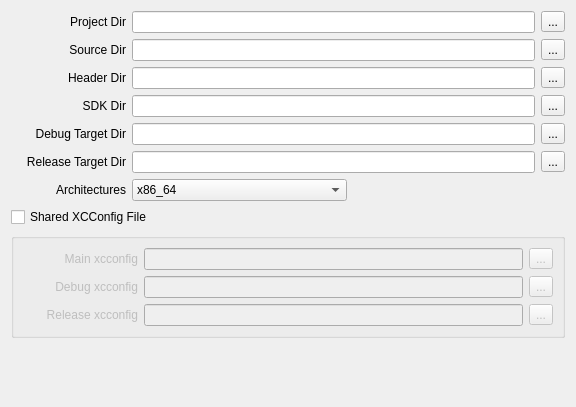
      <widget class="QWidget" name="macTab">
       <attribute name="title">
        <string>Mac</string>
       </attribute>
       <layout class="QGridLayout" name="gridLayout_5">
        <item row="0" column="0">
         <layout class="QVBoxLayout" name="verticalLayout_7">
          <item>
           <layout class="QVBoxLayout" name="verticalLayout_5">
            <item>
             <layout class="QHBoxLayout" name="horizontalLayout_8">
              <item>
               <widget class="QLabel" name="label_4">
                <property name="sizePolicy">
                 <sizepolicy hsizetype="Fixed" vsizetype="Preferred">
                  <horstretch>0</horstretch>
                  <verstretch>0</verstretch>
                 </sizepolicy>
                </property>
                <property name="minimumSize">
                 <size>
                  <width>115</width>
                  <height>0</height>
                 </size>
                </property>
                <property name="toolTip">
                 <string>&lt;html&gt;&lt;head/&gt;&lt;body&gt;&lt;pre style=&quot; margin-top:0px; margin-bottom:0px; margin-left:0px; margin-right:0px; -qt-block-indent:0; text-indent:0px; line-height:24px; background-color:#282a36;&quot;&gt;&lt;span style=&quot; font-family:'Menlo','Monaco','Courier New','monospace'; font-size:16px; color:#f1fa8c;&quot;&gt;An absolute path to the directory where the Mac project file will be saved.&lt;/span&gt;&lt;/pre&gt;&lt;/body&gt;&lt;/html&gt;</string>
                </property>
                <property name="text">
                 <string>Project Dir</string>
                </property>
                <property name="alignment">
                 <set>Qt::AlignRight|Qt::AlignTrailing|Qt::AlignVCenter</set>
                </property>
               </widget>
              </item>
              <item>
               <widget class="QLineEdit" name="macProjectDir"/>
              </item>
              <item>
               <widget class="QToolButton" name="macProjectDirChooser">
                <property name="text">
                 <string>...</string>
                </property>
               </widget>
              </item>
             </layout>
            </item>
            <item>
             <layout class="QHBoxLayout" name="horizontalLayout_9">
              <item>
               <widget class="QLabel" name="label_8">
                <property name="sizePolicy">
                 <sizepolicy hsizetype="Fixed" vsizetype="Preferred">
                  <horstretch>0</horstretch>
                  <verstretch>0</verstretch>
                 </sizepolicy>
                </property>
                <property name="minimumSize">
                 <size>
                  <width>115</width>
                  <height>0</height>
                 </size>
                </property>
                <property name="toolTip">
                 <string>&lt;html&gt;&lt;head/&gt;&lt;body&gt;&lt;pre style=&quot; margin-top:0px; margin-bottom:0px; margin-left:0px; margin-right:0px; -qt-block-indent:0; text-indent:0px; line-height:24px; background-color:#282a36;&quot;&gt;&lt;span style=&quot; font-family:'Menlo','Monaco','Courier New','monospace'; font-size:16px; color:#f1fa8c;&quot;&gt;The relative (from the Mac project file) or absolute path to the source code directory.&lt;/span&gt;&lt;/pre&gt;&lt;/body&gt;&lt;/html&gt;</string>
                </property>
                <property name="text">
                 <string>Source Dir</string>
                </property>
                <property name="alignment">
                 <set>Qt::AlignRight|Qt::AlignTrailing|Qt::AlignVCenter</set>
                </property>
               </widget>
              </item>
              <item>
               <widget class="QLineEdit" name="macSourceDir"/>
              </item>
              <item>
               <widget class="QToolButton" name="macSourceDirChooser">
                <property name="text">
                 <string>...</string>
                </property>
               </widget>
              </item>
             </layout>
            </item>
            <item>
             <layout class="QHBoxLayout" name="horizontalLayout_10">
              <item>
               <widget class="QLabel" name="label_9">
                <property name="sizePolicy">
                 <sizepolicy hsizetype="Fixed" vsizetype="Preferred">
                  <horstretch>0</horstretch>
                  <verstretch>0</verstretch>
                 </sizepolicy>
                </property>
                <property name="minimumSize">
                 <size>
                  <width>115</width>
                  <height>0</height>
                 </size>
                </property>
                <property name="toolTip">
                 <string>&lt;html&gt;&lt;head/&gt;&lt;body&gt;&lt;pre style=&quot; margin-top:0px; margin-bottom:0px; margin-left:0px; margin-right:0px; -qt-block-indent:0; text-indent:0px; line-height:24px; background-color:#282a36;&quot;&gt;&lt;span style=&quot; font-family:'Menlo','Monaco','Courier New','monospace'; font-size:16px; color:#f1fa8c;&quot;&gt;Where generated header files should be saved.&lt;/span&gt;&lt;/pre&gt;&lt;/body&gt;&lt;/html&gt;</string>
                </property>
                <property name="text">
                 <string>Header Dir</string>
                </property>
                <property name="alignment">
                 <set>Qt::AlignRight|Qt::AlignTrailing|Qt::AlignVCenter</set>
                </property>
               </widget>
              </item>
              <item>
               <widget class="QLineEdit" name="macHeaderDir"/>
              </item>
              <item>
               <widget class="QToolButton" name="macHeaderDirChooser">
                <property name="text">
                 <string>...</string>
                </property>
               </widget>
              </item>
             </layout>
            </item>
            <item>
             <layout class="QHBoxLayout" name="horizontalLayout_11">
              <item>
               <widget class="QLabel" name="label_10">
                <property name="sizePolicy">
                 <sizepolicy hsizetype="Fixed" vsizetype="Preferred">
                  <horstretch>0</horstretch>
                  <verstretch>0</verstretch>
                 </sizepolicy>
                </property>
                <property name="minimumSize">
                 <size>
                  <width>115</width>
                  <height>0</height>
                 </size>
                </property>
                <property name="toolTip">
                 <string>&lt;html&gt;&lt;head/&gt;&lt;body&gt;&lt;pre style=&quot; margin-top:0px; margin-bottom:0px; margin-left:0px; margin-right:0px; -qt-block-indent:0; text-indent:0px; line-height:24px; background-color:#282a36;&quot;&gt;&lt;span style=&quot; font-family:'Menlo','Monaco','Courier New','monospace'; font-size:16px; color:#f1fa8c;&quot;&gt;The relative (from the Mac project file) or absolute path to the SDK directory.&lt;/span&gt;&lt;/pre&gt;&lt;/body&gt;&lt;/html&gt;</string>
                </property>
                <property name="text">
                 <string>SDK Dir</string>
                </property>
                <property name="alignment">
                 <set>Qt::AlignRight|Qt::AlignTrailing|Qt::AlignVCenter</set>
                </property>
               </widget>
              </item>
              <item>
               <widget class="QLineEdit" name="macSDKDir"/>
              </item>
              <item>
               <widget class="QToolButton" name="macSDKDirChooser">
                <property name="text">
                 <string>...</string>
                </property>
               </widget>
              </item>
             </layout>
            </item>
            <item>
             <layout class="QHBoxLayout" name="horizontalLayout_12">
              <item>
               <widget class="QLabel" name="label_11">
                <property name="sizePolicy">
                 <sizepolicy hsizetype="Fixed" vsizetype="Preferred">
                  <horstretch>0</horstretch>
                  <verstretch>0</verstretch>
                 </sizepolicy>
                </property>
                <property name="minimumSize">
                 <size>
                  <width>115</width>
                  <height>0</height>
                 </size>
                </property>
                <property name="toolTip">
                 <string>&lt;html&gt;&lt;head/&gt;&lt;body&gt;&lt;pre style=&quot; margin-top:0px; margin-bottom:0px; margin-left:0px; margin-right:0px; -qt-block-indent:0; text-indent:0px; line-height:24px; background-color:#282a36;&quot;&gt;&lt;span style=&quot; font-family:'Menlo','Monaco','Courier New','monospace'; font-size:16px; color:#f1fa8c;&quot;&gt;The relative (from the Mac project file) or absolute path to the debug target directory.&lt;/span&gt;&lt;/pre&gt;&lt;/body&gt;&lt;/html&gt;</string>
                </property>
                <property name="text">
                 <string>Debug Target Dir</string>
                </property>
                <property name="alignment">
                 <set>Qt::AlignRight|Qt::AlignTrailing|Qt::AlignVCenter</set>
                </property>
               </widget>
              </item>
              <item>
               <widget class="QLineEdit" name="macDebugTargetDir"/>
              </item>
              <item>
               <widget class="QToolButton" name="macDebugTargetDirChooser">
                <property name="text">
                 <string>...</string>
                </property>
               </widget>
              </item>
             </layout>
            </item>
            <item>
             <layout class="QHBoxLayout" name="horizontalLayout_13">
              <item>
               <widget class="QLabel" name="label_12">
                <property name="sizePolicy">
                 <sizepolicy hsizetype="Fixed" vsizetype="Preferred">
                  <horstretch>0</horstretch>
                  <verstretch>0</verstretch>
                 </sizepolicy>
                </property>
                <property name="minimumSize">
                 <size>
                  <width>115</width>
                  <height>0</height>
                 </size>
                </property>
                <property name="text">
                 <string>Release Target Dir</string>
                </property>
                <property name="alignment">
                 <set>Qt::AlignRight|Qt::AlignTrailing|Qt::AlignVCenter</set>
                </property>
               </widget>
              </item>
              <item>
               <widget class="QLineEdit" name="macReleaseTargetDir"/>
              </item>
              <item>
               <widget class="QToolButton" name="macReleaseTargetDirChooser">
                <property name="text">
                 <string>...</string>
                </property>
               </widget>
              </item>
             </layout>
            </item>
            <item>
             <layout class="QHBoxLayout" name="horizontalLayout_14">
              <item>
               <widget class="QLabel" name="label_13">
                <property name="sizePolicy">
                 <sizepolicy hsizetype="Fixed" vsizetype="Preferred">
                  <horstretch>0</horstretch>
                  <verstretch>0</verstretch>
                 </sizepolicy>
                </property>
                <property name="minimumSize">
                 <size>
                  <width>115</width>
                  <height>0</height>
                 </size>
                </property>
                <property name="text">
                 <string>Architectures</string>
                </property>
                <property name="alignment">
                 <set>Qt::AlignRight|Qt::AlignTrailing|Qt::AlignVCenter</set>
                </property>
               </widget>
              </item>
              <item>
               <widget class="QComboBox" name="macTargetTypeCombo">
                <property name="sizePolicy">
                 <sizepolicy hsizetype="Fixed" vsizetype="Fixed">
                  <horstretch>0</horstretch>
                  <verstretch>0</verstretch>
                 </sizepolicy>
                </property>
                <property name="minimumSize">
                 <size>
                  <width>215</width>
                  <height>0</height>
                 </size>
                </property>
                <item>
                 <property name="text">
                  <string>x86_64</string>
                 </property>
                </item>
                <item>
                 <property name="text">
                  <string>$(NATIVE_ARCH)</string>
                 </property>
                </item>
               </widget>
              </item>
              <item>
               <spacer name="horizontalSpacer_2">
                <property name="orientation">
                 <enum>Qt::Horizontal</enum>
                </property>
                <property name="sizeHint" stdset="0">
                 <size>
                  <width>218</width>
                  <height>20</height>
                 </size>
                </property>
               </spacer>
              </item>
             </layout>
            </item>
           </layout>
          </item>
          <item>
           <widget class="QCheckBox" name="macSharedConfigCheck">
            <property name="text">
             <string>Shared XCConfig File</string>
            </property>
           </widget>
          </item>
          <item>
           <widget class="QGroupBox" name="sharedXCConfigGroupBox">
            <property name="enabled">
             <bool>false</bool>
            </property>
            <property name="title">
             <string/>
            </property>
            <layout class="QGridLayout" name="gridLayout_4">
             <item row="0" column="0">
              <layout class="QVBoxLayout" name="verticalLayout_6">
               <item>
                <layout class="QHBoxLayout" name="horizontalLayout_15">
                 <item>
                  <widget class="QLabel" name="label_14">
                   <property name="sizePolicy">
                    <sizepolicy hsizetype="Fixed" vsizetype="Preferred">
                     <horstretch>0</horstretch>
                     <verstretch>0</verstretch>
                    </sizepolicy>
                   </property>
                   <property name="minimumSize">
                    <size>
                     <width>115</width>
                     <height>0</height>
                    </size>
                   </property>
                   <property name="toolTip">
                    <string>&lt;html&gt;&lt;head/&gt;&lt;body&gt;&lt;pre style=&quot; margin-top:0px; margin-bottom:0px; margin-left:0px; margin-right:0px; -qt-block-indent:0; text-indent:0px; line-height:24px; background-color:#282a36;&quot;&gt;&lt;span style=&quot; font-family:'Menlo','Monaco','Courier New','monospace'; font-size:16px; color:#f1fa8c;&quot;&gt;The path to the shared xcconfig file&lt;/span&gt;&lt;/pre&gt;&lt;pre style=&quot; margin-top:0px; margin-bottom:0px; margin-left:0px; margin-right:0px; -qt-block-indent:0; text-indent:0px; line-height:24px; background-color:#282a36;&quot;&gt;&lt;span style=&quot; font-family:'Menlo','Monaco','Courier New','monospace'; font-size:16px; color:#f1fa8c;&quot;&gt;Default : plugin.sdk.xcconfig&lt;/span&gt;&lt;/pre&gt;&lt;/body&gt;&lt;/html&gt;</string>
                   </property>
                   <property name="text">
                    <string>Main xcconfig</string>
                   </property>
                   <property name="alignment">
                    <set>Qt::AlignRight|Qt::AlignTrailing|Qt::AlignVCenter</set>
                   </property>
                  </widget>
                 </item>
                 <item>
                  <widget class="QLineEdit" name="macMainXCConfigDir"/>
                 </item>
                 <item>
                  <widget class="QToolButton" name="macMainXCConfigDirChooser">
                   <property name="text">
                    <string>...</string>
                   </property>
                  </widget>
                 </item>
                </layout>
               </item>
               <item>
                <layout class="QHBoxLayout" name="horizontalLayout_16">
                 <item>
                  <widget class="QLabel" name="label_15">
                   <property name="sizePolicy">
                    <sizepolicy hsizetype="Fixed" vsizetype="Preferred">
                     <horstretch>0</horstretch>
                     <verstretch>0</verstretch>
                    </sizepolicy>
                   </property>
                   <property name="minimumSize">
                    <size>
                     <width>115</width>
                     <height>0</height>
                    </size>
                   </property>
                   <property name="toolTip">
                    <string>&lt;html&gt;&lt;head/&gt;&lt;body&gt;&lt;pre style=&quot; margin-top:0px; margin-bottom:0px; margin-left:0px; margin-right:0px; -qt-block-indent:0; text-indent:0px; line-height:24px; background-color:#282a36;&quot;&gt;&lt;span style=&quot; font-family:'Menlo','Monaco','Courier New','monospace'; font-size:16px; color:#f1fa8c;&quot;&gt;The path to the Debug xcconfig file&lt;/span&gt;&lt;/pre&gt;&lt;pre style=&quot; margin-top:0px; margin-bottom:0px; margin-left:0px; margin-right:0px; -qt-block-indent:0; text-indent:0px; line-height:24px; background-color:#282a36;&quot;&gt;&lt;span style=&quot; font-family:'Menlo','Monaco','Courier New','monospace'; font-size:16px; color:#f1fa8c;&quot;&gt;Default : cocoa_ui_x64_debug.xcconfig&lt;/span&gt;&lt;/pre&gt;&lt;/body&gt;&lt;/html&gt;</string>
                   </property>
                   <property name="text">
                    <string>Debug xcconfig</string>
                   </property>
                   <property name="alignment">
                    <set>Qt::AlignRight|Qt::AlignTrailing|Qt::AlignVCenter</set>
                   </property>
                  </widget>
                 </item>
                 <item>
                  <widget class="QLineEdit" name="macDebugXCConfigDir"/>
                 </item>
                 <item>
                  <widget class="QToolButton" name="macDebugXCConfigDirChooser">
                   <property name="text">
                    <string>...</string>
                   </property>
                  </widget>
                 </item>
                </layout>
               </item>
               <item>
                <layout class="QHBoxLayout" name="horizontalLayout_17">
                 <item>
                  <widget class="QLabel" name="label_16">
                   <property name="sizePolicy">
                    <sizepolicy hsizetype="Fixed" vsizetype="Preferred">
                     <horstretch>0</horstretch>
                     <verstretch>0</verstretch>
                    </sizepolicy>
                   </property>
                   <property name="minimumSize">
                    <size>
                     <width>115</width>
                     <height>0</height>
                    </size>
                   </property>
                   <property name="toolTip">
                    <string>&lt;html&gt;&lt;head/&gt;&lt;body&gt;&lt;pre style=&quot; margin-top:0px; margin-bottom:0px; margin-left:0px; margin-right:0px; -qt-block-indent:0; text-indent:0px; line-height:24px; background-color:#282a36;&quot;&gt;&lt;span style=&quot; font-family:'Menlo','Monaco','Courier New','monospace'; font-size:16px; color:#f1fa8c;&quot;&gt;The path to the Release xcconfig file&lt;/span&gt;&lt;/pre&gt;&lt;pre style=&quot; margin-top:0px; margin-bottom:0px; margin-left:0px; margin-right:0px; -qt-block-indent:0; text-indent:0px; line-height:24px; background-color:#282a36;&quot;&gt;&lt;span style=&quot; font-family:'Menlo','Monaco','Courier New','monospace'; font-size:16px; color:#f1fa8c;&quot;&gt;Default : cocoa_ui_x64_release.xcconfig&lt;/span&gt;&lt;/pre&gt;&lt;/body&gt;&lt;/html&gt;</string>
                   </property>
                   <property name="text">
                    <string>Release xcconfig</string>
                   </property>
                   <property name="alignment">
                    <set>Qt::AlignRight|Qt::AlignTrailing|Qt::AlignVCenter</set>
                   </property>
                  </widget>
                 </item>
                 <item>
                  <widget class="QLineEdit" name="macReleaseXCConfigDir"/>
                 </item>
                 <item>
                  <widget class="QToolButton" name="macReleaseXCConfigDirChooser">
                   <property name="text">
                    <string>...</string>
                   </property>
                  </widget>
                 </item>
                </layout>
               </item>
              </layout>
             </item>
            </layout>
           </widget>
          </item>
         </layout>
        </item>
        <item row="1" column="0">
         <spacer name="verticalSpacer_3">
          <property name="orientation">
           <enum>Qt::Vertical</enum>
          </property>
          <property name="sizeHint" stdset="0">
           <size>
            <width>20</width>
            <height>58</height>
           </size>
          </property>
         </spacer>
        </item>
       </layout>
      </widget>
